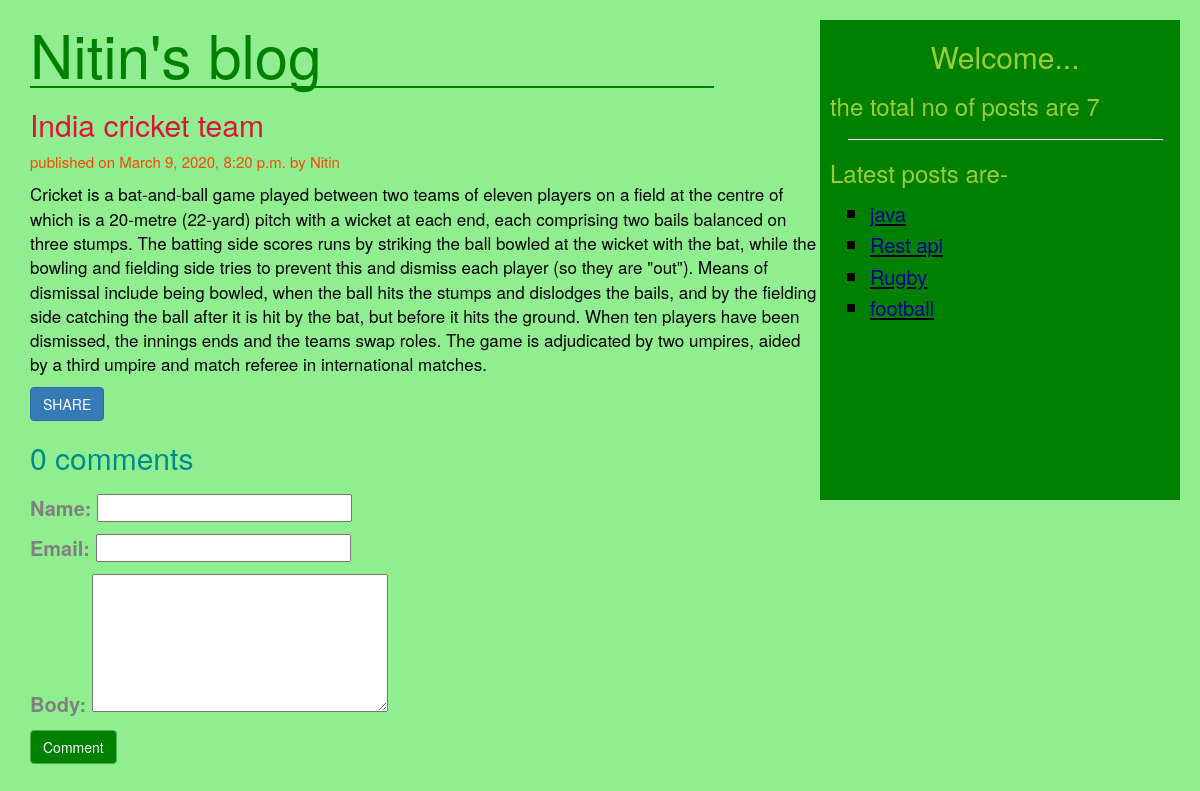
Screenshot of /detail/2020/03/09/india-cricket-team with the database file from the repository.
### blogApp/models.py (models this page shows, shortened)
class Post(models.Model):
    STATUS_CHOICES=(('draft','DRAFT'),('published','PUBLISHED'))
    title=models.CharField(max_length=200)
    slug=models.SlugField(unique_for_date='publish',max_length=250)
    author=models.ForeignKey(User,related_name='blog_posts',on_delete=models.CASCADE)
    body=models.TextField()
    publish=models.DateTimeField(default=timezone.now)
    created=models.DateTimeField(auto_now_add=True)
    updated=models.DateTimeField(auto_now=True)
    status=models.CharField(max_length=10,choices=STATUS_CHOICES,default='draft')
    objects=Manager()
    tags=TaggableManager()
    class Meta:
        ordering=('-publish',)
    def get_absolute_url(self):
        return reverse('detail',args=[self.publish.year,self.publish.strftime('%m'),
                                      self.publish.strftime('%d'),self.slug])

### blogApp/views.py (the view)
# urls.py: path('detail/<int:year>/<int:month>/<int:day>/<slug:title>',views.post_detail_view,name='detail'),
def post_detail_view(request,year,month,day,title):
    post=Post.objects.get(slug=title,status='published',publish__day=day,
                          publish__year=year,publish__month=month)
    comments=post.comments.filter(active=True)
    csubmit=False
    if request.method=='POST':
        form=CommentForm(request.POST)
        if form.is_valid():
            new_comment=form.save(commit=False)
            new_comment.post=post
            new_comment.save()
            csubmit=True
    else:
        form=CommentForm()
    return render(request,"post_detail.html",{'post':post,'form':form,'csubmit':csubmit,'comments':comments})

### blogApp/forms.py
class CommentForm(forms.ModelForm):
    body=forms.CharField(widget=forms.Textarea(attrs={'rows':6,'cols':25}))
    class Meta:
        model=Comment
        fields=('name','email','body')

### blogApp/models.py (called while the page is built)
    def get_queryset(self):
        return super().get_queryset().filter(status='published')

### blogApp/templatetags/blog_tag.py (called while the page is built)
@register.simple_tag(name='mytag')
def total_posts():
    post=Post.objects.count()
    return post

@register.inclusion_tag('latestpost.html',name='mytag2')
def show_latest_posts(count=2):
    latest_posts=Post.objects.order_by('-publish')[:count]
    return {'latest_posts':latest_posts}

### templates/post_detail.html (shortened to what this page needs)
{% extends 'base.html'%}
{% load static %}
{% block bodycontent %}
<html>
    <head>
    <link rel="stylesheet" href="{% static 'blog.css' %}">
    </head>
    <body>
    <div class="container">
        <h1 style="width:60%;">Nitin's blog </h1>
            <h2>{{ post.title }}</h2>
            <p class="date">published on {{ post.publish }} by {{ post.author|title }}</p>
            <p class="postbody">{{ post.body}}</p>
        <a class="btn btn-primary" href="/share/{{ post.id }}" >SHARE</a>
    {% with comments.count as comments_count %}
        <h2 style="color: darkcyan">{{ comments_count }} comment{{ comments_count|pluralize }}
    {% endwith %}
    {% if csubmit %}
        <p style="color: cadetblue">your comment saved successfully</p>
    {% else %}
        <div style="color: gray;font-size: 20px;margin-top: 20px">
        <form method="post">
            {{ form.as_p }}
            <button class="btn btn-success" type="submit" style="background: green">Comment</button>
        </form>
        </div>
    {% endif %}
    </div>
</body>
</html>
{% endblock %}

### templates/latestpost.html
<html>
<head>
</head>
<body>
<ul style="list-style: square;font-size: 22px;color: black">
    {% for post in latest_posts %}
        <li><u><a style="color: darkblue;font-size:20px" href="{{ post.get_absolute_url }}">{{ post.title }}</a></u></li>
    {% endfor %}
</ul>
</body>
</html>

### blogApp/static/blog.css (style rules this page uses)
.postbody { font-size: 17px; color: black; }
.date { font-size: 15px; color:orangered; }
h2 { color:crimson; }
h1 { font-size: 60px; color:green; border-bottom:2px solid green; }
body { background-color: lightgreen; }

### rows the page displays
Post: title "java"
Post: title "Rest api"
Post: title "Rugby"
Post: title "football"
Post: title "India cricket team", publish "March 9, 2020, 8:20 p.m.", author "Nitin", body "Cricket is a bat-and-ball game played between two teams of eleven players on a field at the centre of which is a 20-metre (22-yard) pitch with a wicket at each end, each comprising two bails balanced on three stumps. The batting side scores runs by striking the ball bowled at the wicket with the bat, while the bowling and fielding side tries to prevent this and dismiss each player (so they are \"out\"). Means of dismissal include being bowled, when the ball hits the stumps and dislodges the bails, and by the fielding side catching the ball after it is hit by the bat, but before it hits the ground. When ten players have been dismissed, the innings ends and the teams swap roles. The game is…"

### other values shown
{{ comments_count }} "0"
